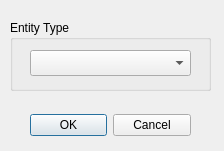
<?xml version="1.0" encoding="UTF-8"?>
<ui version="4.0">
 <class>EntityName</class>
 <widget class="QDialog" name="EntityName">
  <property name="windowModality">
   <enum>Qt::WindowModal</enum>
  </property>
  <property name="enabled">
   <bool>true</bool>
  </property>
  <property name="geometry">
   <rect>
    <x>0</x>
    <y>0</y>
    <width>224</width>
    <height>151</height>
   </rect>
  </property>
  <property name="maximumSize">
   <size>
    <width>16777215</width>
    <height>16777215</height>
   </size>
  </property>
  <property name="windowTitle">
   <string>Get Entity Attributes</string>
  </property>
  <property name="modal">
   <bool>false</bool>
  </property>
  <widget class="QDialogButtonBox" name="buttonBox">
   <property name="geometry">
    <rect>
     <x>30</x>
     <y>100</y>
     <width>161</width>
     <height>51</height>
    </rect>
   </property>
   <property name="orientation">
    <enum>Qt::Horizontal</enum>
   </property>
   <property name="standardButtons">
    <set>QDialogButtonBox::Cancel|QDialogButtonBox::Ok</set>
   </property>
  </widget>
  <widget class="QGroupBox" name="groupBox">
   <property name="geometry">
    <rect>
     <x>10</x>
     <y>20</y>
     <width>201</width>
     <height>71</height>
    </rect>
   </property>
   <property name="title">
    <string>Entity Type</string>
   </property>
   <widget class="QComboBox" name="entityTypes">
    <property name="geometry">
     <rect>
      <x>20</x>
      <y>30</y>
      <width>161</width>
      <height>26</height>
     </rect>
    </property>
   </widget>
  </widget>
 </widget>
 <resources/>
 <connections>
  <connection>
   <sender>buttonBox</sender>
   <signal>accepted()</signal>
   <receiver>EntityName</receiver>
   <slot>accept()</slot>
   <hints>
    <hint type="sourcelabel">
     <x>248</x>
     <y>254</y>
    </hint>
    <hint type="destinationlabel">
     <x>157</x>
     <y>274</y>
    </hint>
   </hints>
  </connection>
  <connection>
   <sender>buttonBox</sender>
   <signal>rejected()</signal>
   <receiver>EntityName</receiver>
   <slot>reject()</slot>
   <hints>
    <hint type="sourcelabel">
     <x>316</x>
     <y>260</y>
    </hint>
    <hint type="destinationlabel">
     <x>286</x>
     <y>274</y>
    </hint>
   </hints>
  </connection>
 </connections>
</ui>
